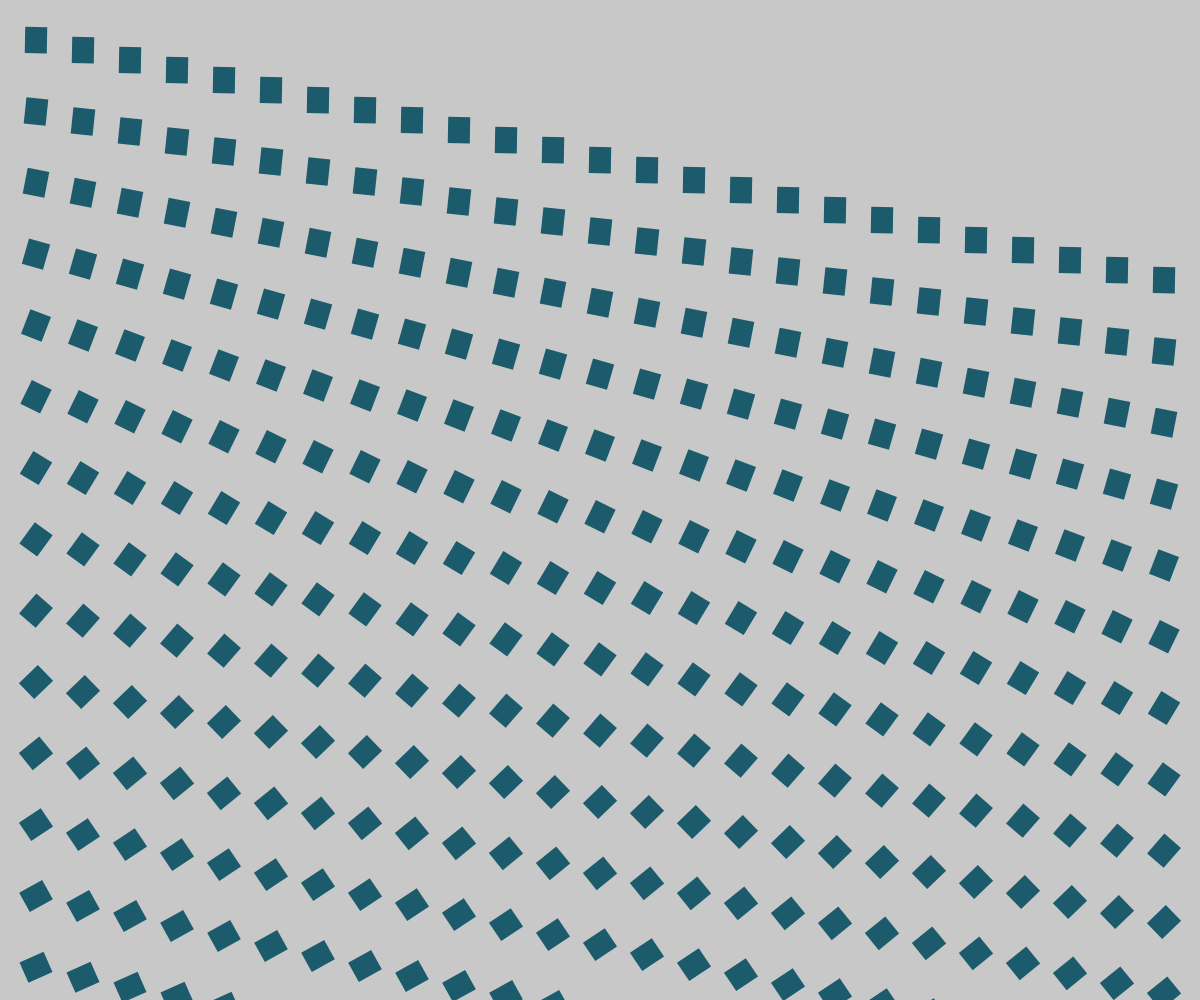
Frame 1 (no input)
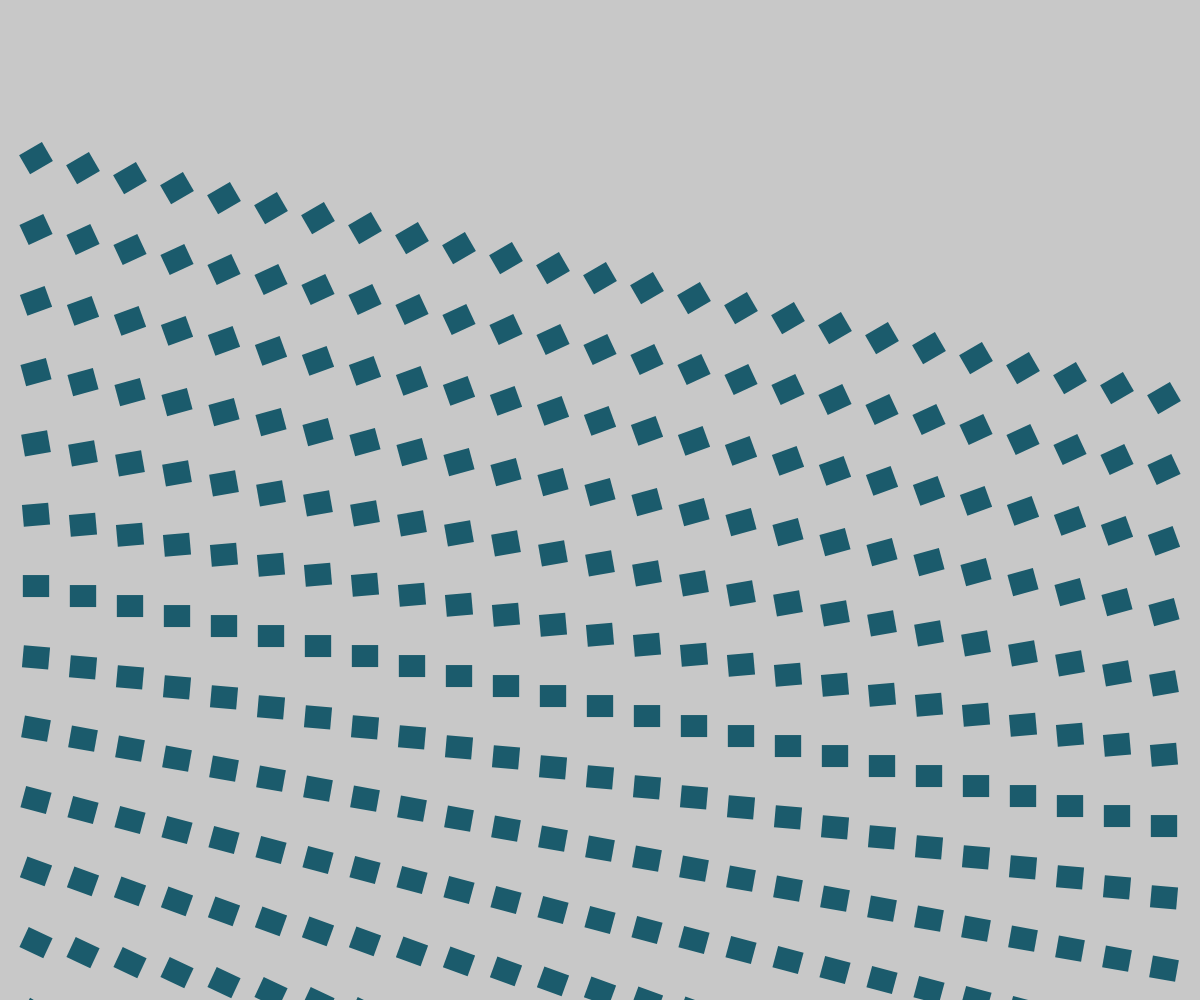
Frame 60 (no input)
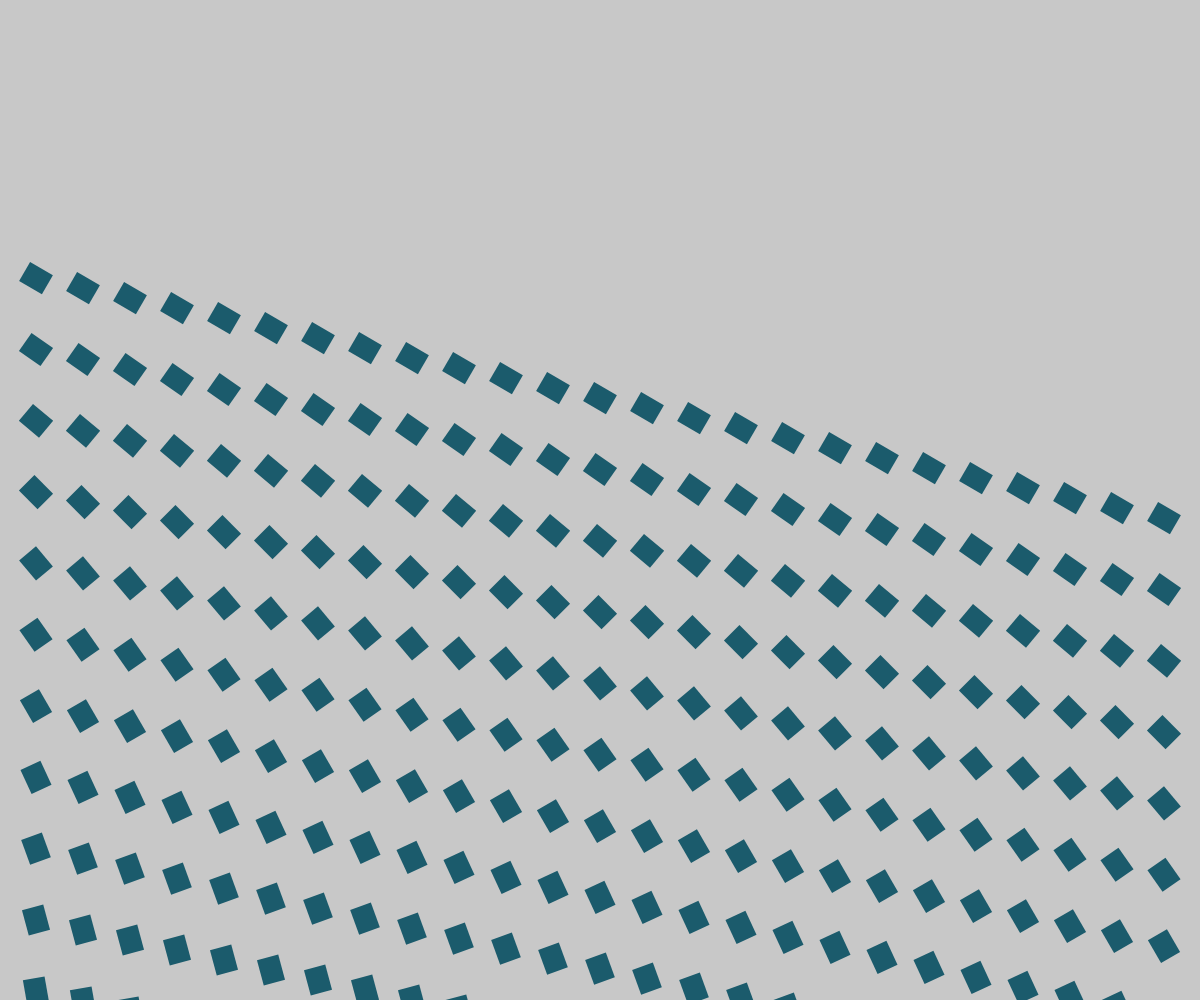
Frame 120 (the mouse pressed at the canvas centre since frame 60)

The p5.js sketch that drew these frames (run headless with seeded random() and noise() and a simulated clock; from frame 60 on, the mouse is pressed at the canvas centre):

// p5.js sketch
// ── sketch.js
 let row = 19;     // Number of shapes in a row
let col = 25;     // Number of shapes in a col
let pad = 25;      // Padding between shapes 
let sWidth, sHeight;  
let rgb = [27, 91, 108]; // RGB color values for the shapes

function setup() {
    createCanvas(windowWidth, windowHeight); // canvas width/height
    sWidth = (width/col)-(pad+(pad/col));
    sHeight = (height/row)-(pad+(pad/row));
    rectMode(CENTER); // Rectangle coords from the center
    noStroke();
}

function draw(){
  background(200); 
  
  for(let i=0; i<row; i++){
  for(let ii=0; ii<col; ii++){

    let x = pad+(ii*sWidth)+(pad*ii)+(sWidth/2);
    let y = pad+(i*sHeight)+(pad*i)+(sHeight/2);

    let fall = (frameCount * 2 + i * 20 + ii * 10) % height;

    fill(rgb);

    push();
      angleMode(DEGREES);
      translate(x, y + fall);
      rotate(frameCount + i * 5);
      rectMode(CENTER);
      rect(0, 0, sWidth, sHeight);
    pop();
  }
}
}
